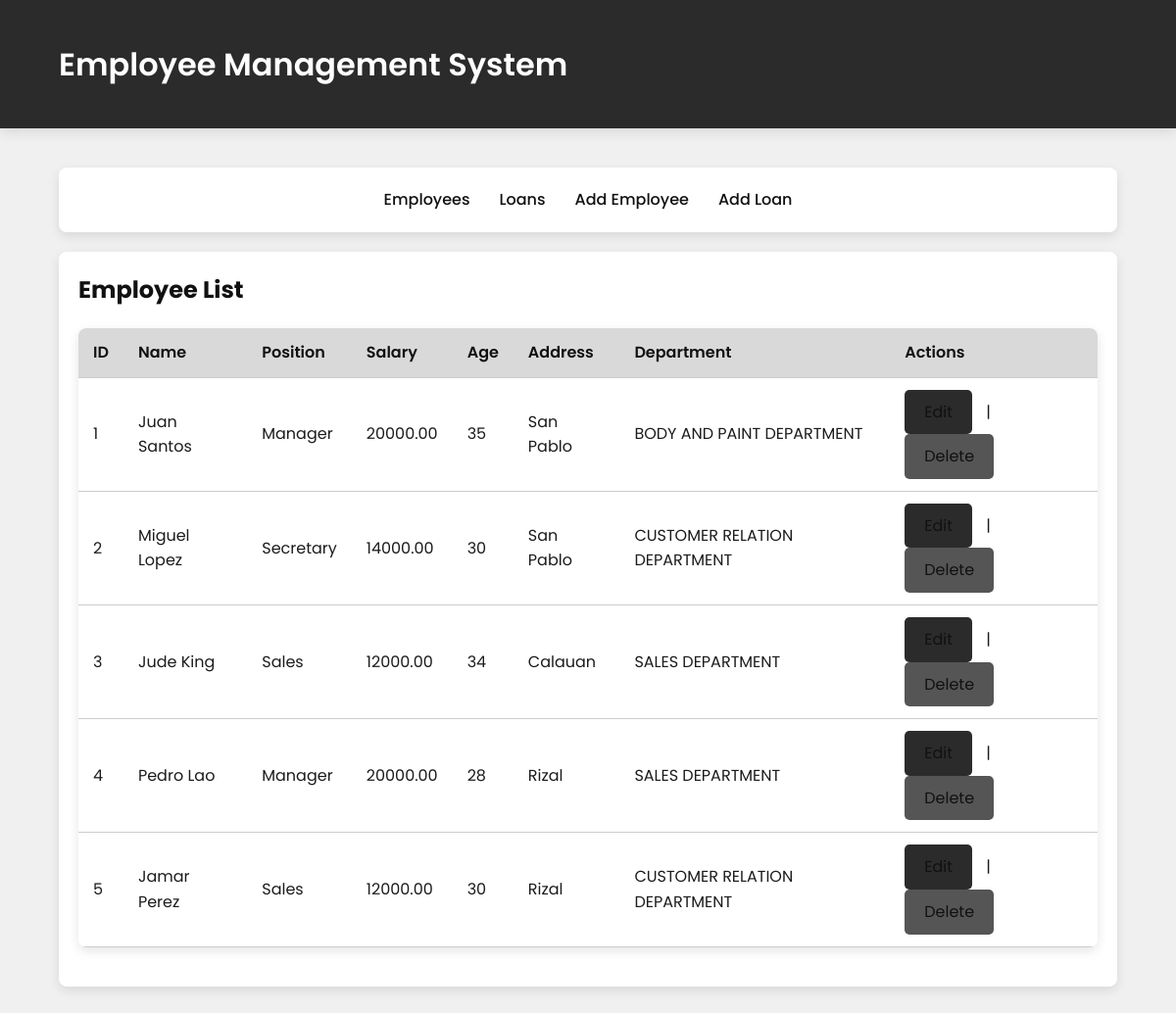
The page / on the database its author committed.
### tables this page shows
CREATE TABLE `employeeinfo` (
  `Eid` int(11) NOT NULL,
  `Name` varchar(100) DEFAULT NULL,
  `Position` varchar(50) DEFAULT NULL,
  `Salary` decimal(10,2) DEFAULT NULL,
  `Age` int(11) DEFAULT NULL,
  `Address` varchar(100) DEFAULT NULL,
  `DeptCode` varchar(10) DEFAULT NULL
);

CREATE TABLE `departmentinfo` (
  `DeptCode` varchar(10) NOT NULL,
  `DeptDescription` varchar(100) DEFAULT NULL
);

### index.php (the view, shortened to what this page needs)
<?php include 'config.php'; ?>
<!DOCTYPE html>
<html>
<head>
    <link rel="stylesheet" href="style.css">
</head>
<body>
    <header>
        <div class="container">
            <div class="header-content">
                <h1>Employee Management System</h1>
            </div>
        </div>
    </header>
    <div class="container">
        <div class="nav">
            <a href="index.php">Employees</a>
            <a href="loans.php">Loans</a>
            <a href="add_employee.php">Add Employee</a>
            <a href="add_loan.php">Add Loan</a>
        </div>
        <div class="card">
            <h2>Employee List</h2>
            <table>
                <thead>
                    <tr>
                        <th>ID</th>
                        <th>Name</th>
                        <th>Position</th>
                        <th>Salary</th>
                        <th>Age</th>
                        <th>Address</th>
                        <th>Department</th>
                        <th>Actions</th>
                    </tr>
                </thead>
                <tbody>
                    <?php
                    $sql = "SELECT e.*, d.DeptDescription
                            FROM EmployeeInfo e
                            LEFT JOIN DepartmentInfo d ON e.DeptCode = d.DeptCode";
                    $result = $conn->query($sql);
                    if ($result->num_rows > 0) {
                        while($row = $result->fetch_assoc()) {
                            echo "<tr>
                                <td>".$row["Eid"]."</td>
                                <td>".$row["Name"]."</td>
                                <td>".$row["Position"]."</td>
                                <td>".$row["Salary"]."</td>
                                <td>".$row["Age"]."</td>
                                <td>".$row["Address"]."</td>
                                <td>".$row["DeptDescription"]."</td>
                              <td class='action-links'>
    <a href='edit_employee.php?id=".$row["Eid"]."' class='btn'>Edit</a> |
    <a href='delete_employee.php?id=".$row["Eid"]."' class='btn btn-danger' onclick='return confirm(\"Are you sure?\");'>Delete</a>
</td>
                            </tr>";
                        }
                    } else {
                        echo "<tr><td colspan='8' class='empty-message'>No employees found</td></tr>";
                    }
                    ?>
                </tbody>
            </table>
        </div>
    </div>
</body>
</html>

### style.css (style rules this page uses)
:root { --primary: #2b2b2b; --primary-light: #d9d9d9; --primary-dark: #111111; --accent: #555555; --text: #1c1c1c; --text-light: #666666; --background: #f0f0f0; --card-bg: #ffffff; --border: #cccccc; --shadow: rgba(0, 0, 0, 0.1); }
body { font-family: 'Poppins', 'Segoe UI', Tahoma, Geneva, Verdana, sans-serif; background-color: var(--background); color: var(--text); margin: 0; padding: 0; line-height: 1.6; }
.container { width: 90%; max-width: 1200px; margin: 0 auto; padding: 20px; }
header { background-color: var(--primary); color: white; padding: 20px 0; box-shadow: 0 4px 12px var(--shadow); }
.header-content { display: flex; justify-content: space-between; align-items: center; }
h1, h2, h3 { color: var(--primary-dark); margin-top: 0; }
header h1 { color: white; margin: 0; font-weight: 600; }
.nav { display: flex; justify-content: center; background-color: white; padding: 15px 0; border-radius: 8px; box-shadow: 0 4px 12px var(--shadow); margin: 20px 0; }
.nav a { margin: 0 15px; text-decoration: none; color: var(--primary-dark); font-weight: 500; position: relative; padding: 5px 0; transition: all 0.3s ease; }
.nav a::after { content: ''; position: absolute; bottom: 0; left: 0; width: 0; height: 2px; background-color: var(--accent); transition: width 0.3s ease; }
.card { background-color: var(--card-bg); border-radius: 8px; box-shadow: 0 4px 12px var(--shadow); padding: 20px; margin-bottom: 20px; }
table { border-collapse: collapse; width: 100%; margin-bottom: 20px; background-color: var(--card-bg); border-radius: 8px; overflow: hidden; box-shadow: 0 4px 12px var(--shadow); }
th, td { padding: 12px 15px; text-align: left; border-bottom: 1px solid var(--border); }
th { background-color: var(--primary-light); color: var(--primary-dark); font-weight: 600; }
.btn { display: inline-block; padding: 10px 20px; background-color: var(--primary); color: white; border: none; border-radius: 5px; font-size: 16px; cursor: pointer; text-decoration: none; transition: background-color 0.3s ease, transform 0.2s ease; }
.btn-danger { background-color: var(--accent); }
.action-links a { margin-right: 10px; color: var(--primary-dark); text-decoration: none; }

### rows shown on the page
employeeinfo: Eid "1", Name "Juan Santos", Position "Manager", Salary "20000.00", Age "35", Address "San Pablo", DeptCode.DeptDescription "BODY AND PAINT DEPARTMENT"
employeeinfo: Eid "2", Name "Miguel Lopez", Position "Secretary", Salary "14000.00", Age "30", Address "San Pablo", DeptCode.DeptDescription "CUSTOMER RELATION DEPARTMENT"
employeeinfo: Eid "3", Name "Jude King", Position "Sales", Salary "12000.00", Age "34", Address "Calauan", DeptCode.DeptDescription "SALES DEPARTMENT"
employeeinfo: Eid "4", Name "Pedro Lao", Position "Manager", Salary "20000.00", Age "28", Address "Rizal", DeptCode.DeptDescription "SALES DEPARTMENT"
employeeinfo: Eid "5", Name "Jamar Perez", Position "Sales", Salary "12000.00", Age "30", Address "Rizal", DeptCode.DeptDescription "CUSTOMER RELATION DEPARTMENT"
